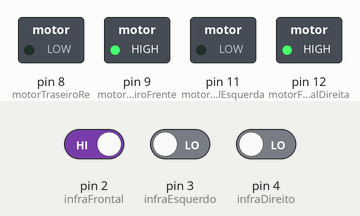
Simulated run of this sketch. Board: Arduino Uno, built with avr-gcc and run on an emulated ATmega328P. Parts: switched loads named in the sketch (green lamp = pin HIGH). Dashed ring = blinking. Inputs (shaded band) come from the test bench; at power-on: pin 2 (infraFrontal) HIGH, pin 3 (infraEsquerdo) LOW, pin 4 (infraDireito) LOW.

Above: at 5.22 s.
5.6 s: pin 2 (infraFrontal) driven LOW
At 6.5 s:
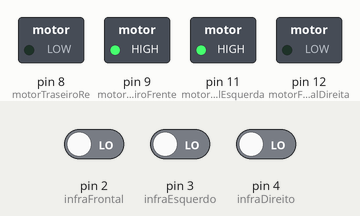
7.2 s: pin 2 (infraFrontal) driven HIGH
At 8.02 s:
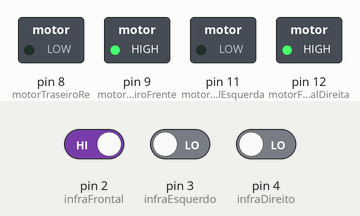
10.2 s: pin 3 (infraEsquerdo) driven HIGH
At 10.2 s:
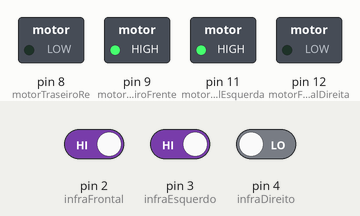
11.7 s: pin 4 (infraDireito) driven HIGH
At 12.3 s:
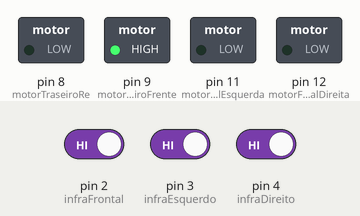
Timing chart, 0 to 14.2 s (numbered marks = the images above; inputs shaded):
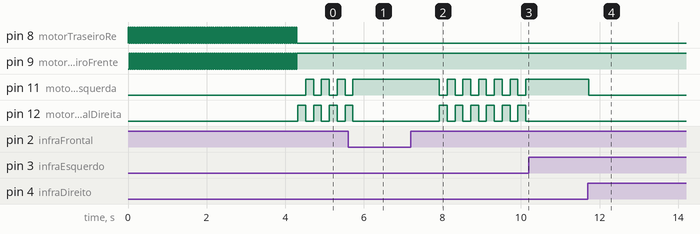

The sketch:

Bacon.ino
```cpp
int infraFrontal = 2;
int infraEsquerdo = 3;
int infraDireito = 4;
int ultaSonicoFrontal;
int motorFrontalEsquerda = 11; //Testar
int motorFrontalDireita = 12; //Testar
int motorTraseiroFrente = 9; //Testar
int motorTraseiroRe = 8; //Testar

bool seguindo = false;
bool modoCurva = false;
bool bloqueado = false;

bool encontrouFaixa(){
  int leitura = digitalRead(infraFrontal);
  if(leitura == 0) return true;
  else return false;
}

/*implementar*/
bool encontrouObstaculo(){
  return false;
}

void andarEmFrente(){
  digitalWrite(motorTraseiroFrente,HIGH);
  digitalWrite(motorTraseiroRe,LOW);
}

void curvar(char lado, int tempoDeCurva){

  /*Curvar pra esquerda*/
  if(lado == 'e' || lado == 'E'){
    digitalWrite(motorFrontalEsquerda,HIGH);
    digitalWrite(motorFrontalDireita,LOW);
    delay(tempoDeCurva);
  }
  /*Curvar pra direito*/
  else if(lado == 'd' || lado == 'D'){
    digitalWrite(motorFrontalEsquerda,LOW);
    digitalWrite(motorFrontalDireita,HIGH);
    delay(tempoDeCurva);
  }
  /*Curvar pra lugar nenhum*/
  else{
    tempoDeCurva = 0;
    digitalWrite(motorFrontalEsquerda,LOW);
    digitalWrite(motorFrontalDireita,LOW);
    delay(tempoDeCurva);
  }
}

/*implementar*/
char leituraProximaCurva(){
  return 'e'; //Curvar à esquerda
  return 'd'; //Curvar à direita
  return 'n'; //Curvar pra lado nenhum

}

void absBoladao(){
  delay(27);
  digitalWrite(motorTraseiroFrente,LOW);
  digitalWrite(motorTraseiroRe,HIGH);
  delay(100);
  digitalWrite(motorTraseiroFrente,LOW);
  digitalWrite(motorTraseiroRe,LOW);
}

void setup() {
  pinMode(infraFrontal,INPUT);
  pinMode(infraEsquerdo,INPUT);
  pinMode(infraDireito,INPUT);
  pinMode(ultaSonicoFrontal,INPUT);

  pinMode(motorFrontalEsquerda,OUTPUT);
  pinMode(motorFrontalDireita,OUTPUT);
  pinMode(motorTraseiroFrente,OUTPUT);
  pinMode(motorTraseiroRe,OUTPUT);
  Serial.begin(9600);

  int cont = 0; //Zueira
  while(cont < 80){
    digitalWrite(motorTraseiroFrente,LOW);
    digitalWrite(motorTraseiroRe,HIGH);
    delay(27);
    digitalWrite(motorTraseiroFrente,HIGH);
    digitalWrite(motorTraseiroRe,LOW);
    delay(27);
    cont++;
  }

}
int cont = -1;
void loop() {


  if(encontrouObstaculo()){
    modoCurva = false;
    seguindo = false;
    bloqueado = true;
    cont = 0;
  }
  else if(encontrouFaixa()){
    modoCurva = true;
    seguindo = false;
    bloqueado = false;
    cont++;
  }
  else{ //Segue
    seguindo = true;
    modoCurva = false;
    bloqueado = false;
    cont++;
  }


  if(seguindo){
   andarEmFrente();
   curvar('n',0);

   /*Testes*/
   if(digitalRead(infraEsquerdo) == LOW) curvar('d',200);
   if(digitalRead(infraDireito) == LOW) curvar('e',200);

  }
  else if(modoCurva){
   andarEmFrente();
   curvar('e',2000);
   modoCurva = false;
   seguindo = true;
  }
  else if(bloqueado){
    if(cont == 0) absBoladao();

  }

}
```

Measured:
- after the input at 5.6 s, pin 11 (motorFrontalEsquerda): goes on until 5.7 s, then stays HIGH; pin 12 (motorFrontalDireita): goes on until 5.7 s, then stays LOW
- after the input at 7.2 s, pin 11 (motorFrontalEsquerda), pin 12 (motorFrontalDireita): alternates HIGH for 0.20 s and LOW for 0.20 s, starting after 0.72 s
- after the input at 10.2 s, pin 11 (motorFrontalEsquerda): stops changing and stays HIGH; pin 12 (motorFrontalDireita): stops changing and stays LOW
- after the input at 11.7 s, pin 11 (motorFrontalEsquerda): HIGH → LOW at once
- by itself, pin 11 (motorFrontalEsquerda), pin 12 (motorFrontalDireita): alternates HIGH for 0.20 s and LOW for 0.20 s
